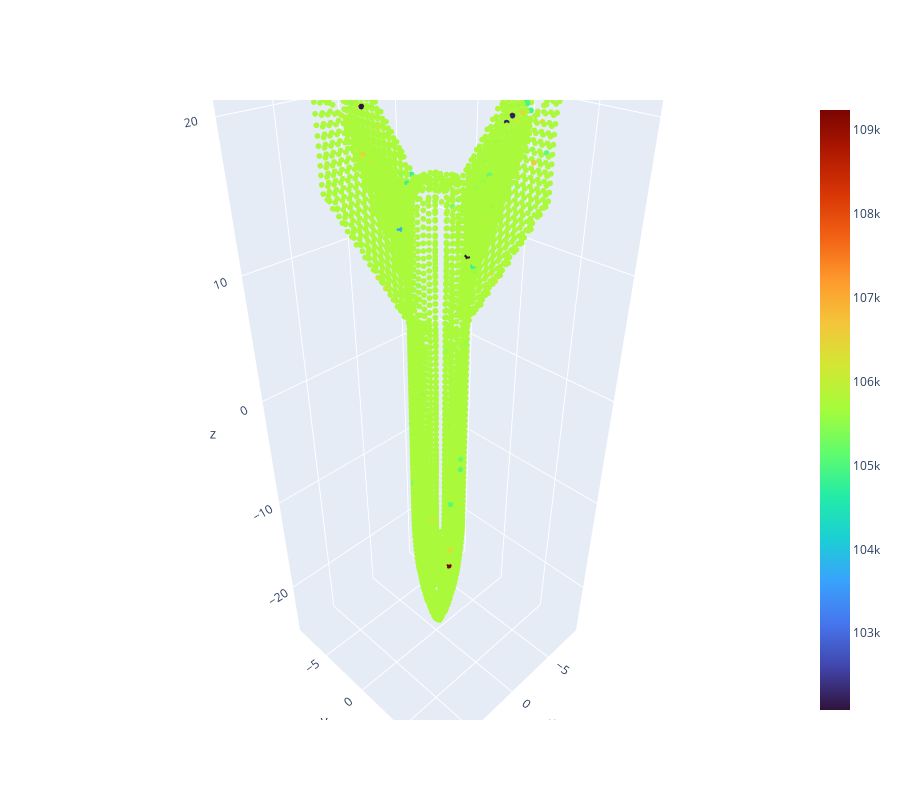

The cell this chart's notebook holds for it:
### Markdown cell above
# READ PRESSURE

### Code cell
single_graph = new_dataset[0,...]

press = single_graph[..., 6] # 6th column is pressure
print(press.tolist())
print(" ")
print("PRESSURE:")
print_3D_graph(single_graph, None, press)

### Figure 1 — Plotly figure (JSON) as saved in the notebook; plotly's stock layout.template omitted (floating-point values rounded to 4 significant figures; data arrays with more than 128 entries replaced by an {"elided": "..."} marker saying what was removed)
{"data": [{"marker": {"color": {"elided": "3643 int values"}, "colorscale": [[0, "#30123b"], [0.07143, "#4145ab"], [0.1429, "#4675ed"], [0.2143, "#39a2fc"], [0.2857, "#1bcfd4"], [0.3571, "#24eca6"], [0.4286, "#61fc6c"], [0.5, "#a4fc3b"], [0.5714, "#d1e834"], [0.6429, "#f3c63a"], [0.7143, "#fe9b2d"], [0.7857, "#f36315"], [0.8571, "#d93806"], [0.9286, "#b11901"], [1, "#7a0402"]], "showscale": true, "size": 2}, "mode": "markers", "showlegend": false, "type": "scatter3d", "x": {"elided": "3643 float values"}, "y": {"elided": "3643 float values"}, "z": {"elided": "3643 float values"}}], "layout": {"height": 800, "scene": {"aspectmode": "data"}, "width": 900}}
